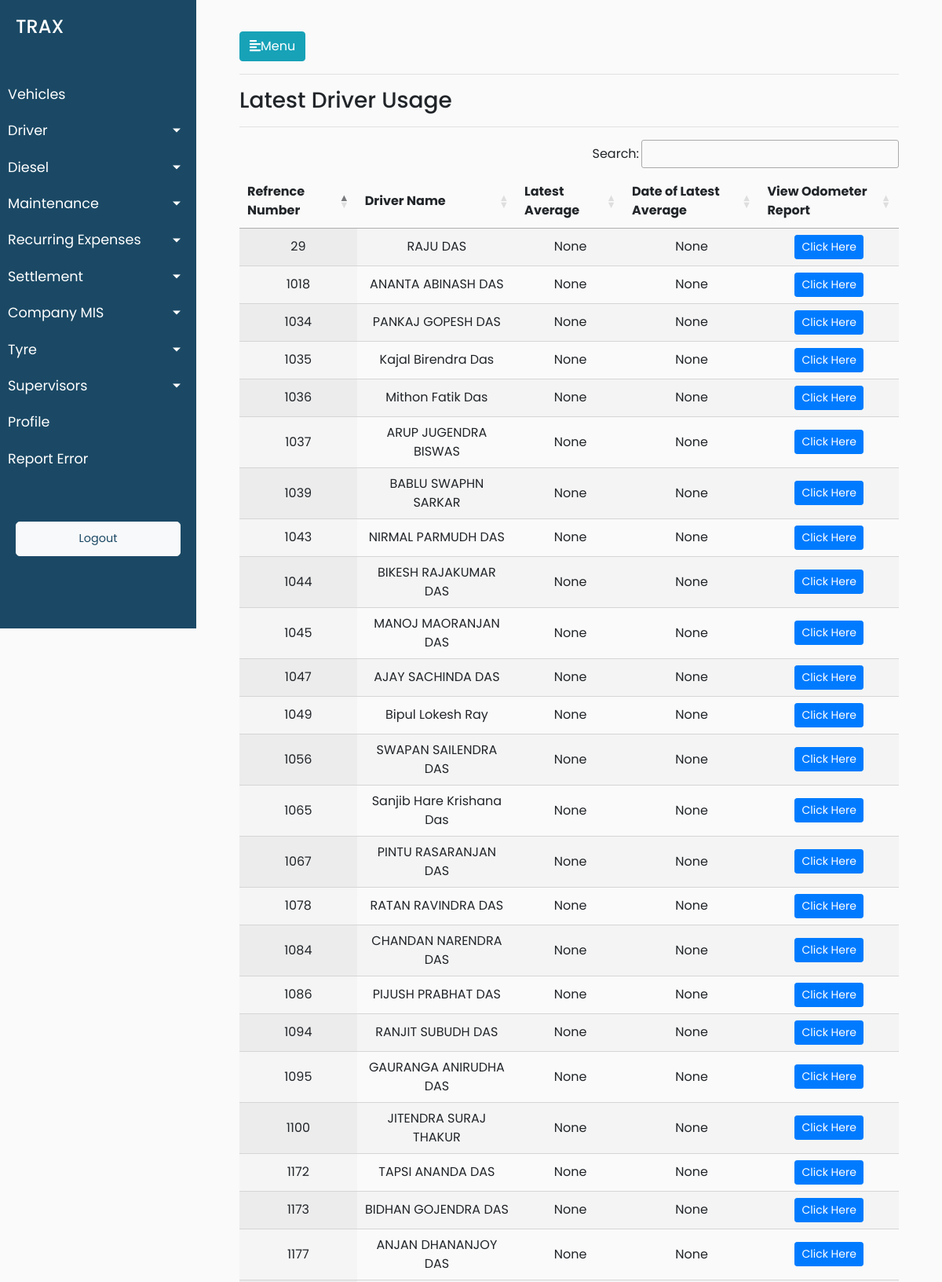
The page /driver/drivers_usage (signed in, upper part) on the database its author committed.
### trax_vehicle_manager_data/models.py (models this page shows, shortened)
class Drivers(models.Model):
        driver_reference_no = models.IntegerField()
        driver_driver_name = models.CharField(max_length=264,default="")
        driver_vehicle_short_number = models.CharField(max_length=12,blank=True)
        driver_vehicle_number = models.CharField(max_length=12,blank=True)
        driver_vehicle_type = models.CharField(max_length=264,blank=True)
        vehicle_type_of_module = models.CharField(max_length=264,blank=True)
        driver_joining_date = models.DateTimeField(default=timezone.now)
        driver_license_number = models.CharField(max_length=264,blank=True)
        driver_aadhar_number = models.CharField(max_length=264,blank=True,default="")
        driver_contact_number = models.CharField(max_length=264,blank=True,default="")
        driver_pan_number = models.CharField(max_length=264,blank=True,default="")
        driver_address_proof = models.CharField(max_length=264,blank=True,default="")
        driver_photoid_proof = models.CharField(max_length=264,blank=True,default="")
        driver_driver_bank_name = models.CharField(max_length=264,default="")
        driver_bank_name = models.CharField(max_length=264,blank=True,default="")
        driver_bank_account_number = models.CharField(max_length=264,blank=True)
        driver_ban_ifsc_code = models.CharField(max_length=264,blank=True,default="")
        driver_bank_branch = models.CharField(max_length=264,blank=True,default="")
        driver_alternate_contact_number=models.CharField(max_length=264,blank=True,default="")
        driver_license_residence_address=models.CharField(max_length=264,blank=True,default="")
        driver_aadhar_card_residence_address=models.CharField(max_length=264,blank=True,default="")
        driver_years_of_experience = models.CharField(max_length=264,blank=True,default="")
        driver_last_employer_name = models.CharField(max_length=264,blank=True,default="")
        driver_years_with_kruze_or_aaron = models.CharField(max_length=264,blank=True,default="")

### trax_vehicle_manager_data/views.py (the view)
# urls.py: path('driver/drivers_usage',views.drivers_usage,name='drivers_usage'),
@login_required(login_url='/login')
def drivers_usage(request):
    driver_objects = Drivers.objects.all()
    latest_average_dict = {}
    latest_date_of_average_dict = {}
    for one_driver_object in driver_objects:
        driver_odometer_objects=Drivers_Odometer_Data.objects.filter(drivers_odometer_data_driver_id=Drivers.objects.get(pk=one_driver_object.pk)).all()
        count_driver_odometer_objects=Drivers_Odometer_Data.objects.filter(drivers_odometer_data_driver_id=Drivers.objects.get(pk=one_driver_object.pk)).all().count()
        if count_driver_odometer_objects == 0:
            latest_date_of_average_dict[one_driver_object.pk]="None"
        else:
            latest_driver_odometer_object = driver_odometer_objects.latest('drivers_odometer_data_date_of_entry')
            latest_date_of_average_dict[one_driver_object.pk]=latest_driver_odometer_object.drivers_odometer_data_date_of_entry
    for one_driver_object in driver_objects:
        driver_odometer_filered_based_on_driver_pk = Drivers_Odometer_Data.objects.filter(drivers_odometer_data_driver_id=Drivers.objects.get(pk=one_driver_object.pk)).all()
        count_driver_odometer_filered_based_on_driver_pk = Drivers_Odometer_Data.objects.filter(drivers_odometer_data_driver_id=Drivers.objects.get(pk=one_driver_object.pk)).all().count()
        if count_driver_odometer_filered_based_on_driver_pk == 0:
            latest_average_dict[one_driver_object.pk]="None"
        else:
            driver_odometer_filered_based_on_driver_pk = Drivers_Odometer_Data.objects.filter(drivers_odometer_data_driver_id=Drivers.objects.get(pk=one_driver_object.pk)).all()
            objects_odometer_list = []
            for driver_odometer_filered_based_on_driver_pk_single in driver_odometer_filered_based_on_driver_pk:
                objects_odometer_list.append(int(driver_odometer_filered_based_on_driver_pk_single.drivers_odometer_data_odometer_kilometer))
            objects_km_per_day = []
            for i in range(1,len(objects_odometer_list)):
                x = objects_odometer_list[i] - objects_odometer_list[i-1]
                objects_km_per_day.append(x)
            odometer_total = 0
            objects_average_list = []
            for j in range(0,len(objects_km_per_day)):
                odometer_total = (odometer_total+objects_km_per_day[j])
                average_total = odometer_total/(j+1)
                objects_average_list.append(average_total)
                latest_average_dict[one_driver_object.pk]=objects_average_list[-1]
    data = {'driver_objects':driver_objects,'latest_date_of_average_dict':latest_date_of_average_dict,'latest_average_dict':latest_average_dict}
    return render(request,'trax_vehicle_manager_data/driver_usage.html',data)

### trax_vehicle_manager_data/templatetags/maintenance_data_filters.py (called while the page is built)
@register.filter
def get_item(dictionary, key):
    return dictionary.get(int(str(key)))

### trax_vehicle_manager_data/templates/trax_vehicle_manager_data/driver_usage.html (shortened to what this page needs)
{% extends 'trax_vehicle_manager_data/base.html' %}
{% load maintenance_data_filters %}
{% load static %}
{% block stylesheets %}
<link rel="stylesheet" href="//cdn.datatables.net/1.10.19/css/jquery.dataTables.min.css">
{% endblock stylesheets %}
{% block content %}
<hr>
<h3>Latest Driver Usage</h3>
<hr>
<div>
    <table id="test_table" class="display" style="width:100%;text-align: center">
        <thead>
            <tr>
                <th>Refrence Number</th>
                <th>Driver Name</th>
                <th>Latest Average</th>
                <th>Date of Latest Average</th>
                <th>View Odometer Report</th>
            </tr>
        </thead>
        <tbody>
            {% for driver in driver_objects %}
            <tr>
                <td>{{driver.driver_reference_no}}</td>
                <td>{{driver.driver_driver_name}}</td>
                <td>{{latest_average_dict|get_item:driver.pk}}</td>
                <td>{{latest_date_of_average_dict|get_item:driver.pk}}</td>
                <td><button type="button" class="btn btn-sm btn-primary">
                                <a href="{% url 'trax_vehicle_manager_data:drivers_details' pk=driver.pk %}">
                                    Click Here
                                </a>
                            </button></td>
            </tr>
            {% endfor %}
        </tbody>
    </table>
</div>
</div>
{% endblock %}

### trax_vehicle_manager_data/static/trax_vehicle_manager_data/style.css (style rules this page uses)
body { font-family: 'Poppins', sans-serif; background: #fafafa; }
a, a:hover, a:focus { color: inherit; text-decoration: none; transition: all 0.3s; }
#test_table { text-align: center; }

### rows shown on the page
Drivers: driver_reference_no "1094", driver_driver_name "RANJIT SUBUDH DAS", id "None"
Drivers: driver_reference_no "1045", driver_driver_name "MANOJ MAORANJAN DAS", id "None"
Drivers: driver_reference_no "1056", driver_driver_name "SWAPAN SAILENDRA DAS", id "None"
Drivers: driver_reference_no "1037", driver_driver_name "ARUP JUGENDRA BISWAS", id "None"
Drivers: driver_reference_no "1034", driver_driver_name "PANKAJ GOPESH DAS", id "None"
Drivers: driver_reference_no "1173", driver_driver_name "BIDHAN GOJENDRA DAS", id "None"
Drivers: driver_reference_no "1043", driver_driver_name "NIRMAL PARMUDH DAS", id "None"
Drivers: driver_reference_no "1177", driver_driver_name "ANJAN DHANANJOY DAS", id "None"
Drivers: driver_reference_no "1067", driver_driver_name "PINTU RASARANJAN DAS", id "None"
Drivers: driver_reference_no "29", driver_driver_name "RAJU DAS", id "None"
Drivers: driver_reference_no "1084", driver_driver_name "CHANDAN NARENDRA DAS", id "None"
Drivers: driver_reference_no "1039", driver_driver_name "BABLU SWAPHN SARKAR", id "None"
Drivers: driver_reference_no "1044", driver_driver_name "BIKESH RAJAKUMAR DAS", id "None"
Drivers: driver_reference_no "1086", driver_driver_name "PIJUSH PRABHAT DAS", id "None"
Drivers: driver_reference_no "1036", driver_driver_name "Mithon Fatik Das", id "None"
Drivers: driver_reference_no "1095", driver_driver_name "GAURANGA ANIRUDHA DAS", id "None"
Drivers: driver_reference_no "1047", driver_driver_name "AJAY SACHINDA DAS", id "None"
Drivers: driver_reference_no "1078", driver_driver_name "RATAN RAVINDRA DAS", id "None"
Drivers: driver_reference_no "1100", driver_driver_name "JITENDRA SURAJ THAKUR", id "None"
Drivers: driver_reference_no "1172", driver_driver_name "TAPSI ANANDA DAS", id "None"
Drivers: driver_reference_no "1035", driver_driver_name "Kajal Birendra Das", id "None"
Drivers: driver_reference_no "1065", driver_driver_name "Sanjib Hare Krishana Das", id "None"
Drivers: driver_reference_no "1049", driver_driver_name "Bipul Lokesh Ray", id "None"
Drivers: driver_reference_no "1018", driver_driver_name "ANANTA ABINASH DAS", id "None"
